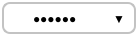
<?xml version="1.0" encoding="UTF-8"?>
<ui version="4.0">
 <class>EncryptedAreaPlugin</class>
 <widget class="QWidget" name="EncryptedAreaPlugin">
  <property name="geometry">
   <rect>
    <x>0</x>
    <y>0</y>
    <width>125</width>
    <height>36</height>
   </rect>
  </property>
  <property name="sizePolicy">
   <sizepolicy hsizetype="Preferred" vsizetype="Fixed">
    <horstretch>0</horstretch>
    <verstretch>0</verstretch>
   </sizepolicy>
  </property>
  <property name="minimumSize">
   <size>
    <width>0</width>
    <height>36</height>
   </size>
  </property>
  <property name="maximumSize">
   <size>
    <width>16777215</width>
    <height>36</height>
   </size>
  </property>
  <property name="windowTitle">
   <string>Form</string>
  </property>
  <property name="styleSheet">
   <string notr="true">QWidget#EncryptedAreaPlugin {
background-color: rgb(255, 255, 255);
border: 2px solid;
border-color: rgb(195, 195, 195);
border-radius: 8px;
margin: 2px;
padding: 2px;
}</string>
  </property>
  <property name="locale">
   <locale language="English" country="UnitedStates"/>
  </property>
  <layout class="QGridLayout" name="gridLayout">
   <item row="0" column="0">
    <widget class="QPushButton" name="iconPushButton">
     <property name="sizePolicy">
      <sizepolicy hsizetype="Fixed" vsizetype="Fixed">
       <horstretch>0</horstretch>
       <verstretch>0</verstretch>
      </sizepolicy>
     </property>
     <property name="minimumSize">
      <size>
       <width>16</width>
       <height>16</height>
      </size>
     </property>
     <property name="maximumSize">
      <size>
       <width>16</width>
       <height>16</height>
      </size>
     </property>
     <property name="styleSheet">
      <string notr="true">QPushButton#iconPushButton {
border: none;
}</string>
     </property>
     <property name="text">
      <string notr="true"/>
     </property>
     <property name="icon">
      <iconset theme="security-high">
       <normaloff/>
      </iconset>
     </property>
     <property name="flat">
      <bool>true</bool>
     </property>
    </widget>
   </item>
   <item row="0" column="1">
    <widget class="QLabel" name="circlesLabel">
     <property name="sizePolicy">
      <sizepolicy hsizetype="Fixed" vsizetype="Fixed">
       <horstretch>0</horstretch>
       <verstretch>0</verstretch>
      </sizepolicy>
     </property>
     <property name="minimumSize">
      <size>
       <width>72</width>
       <height>16</height>
      </size>
     </property>
     <property name="maximumSize">
      <size>
       <width>72</width>
       <height>16</height>
      </size>
     </property>
     <property name="text">
      <string notr="true">●●●●●●</string>
     </property>
     <property name="textInteractionFlags">
      <set>Qt::NoTextInteraction</set>
     </property>
    </widget>
   </item>
   <item row="0" column="2">
    <widget class="QToolButton" name="toolButton">
     <property name="minimumSize">
      <size>
       <width>16</width>
       <height>16</height>
      </size>
     </property>
     <property name="maximumSize">
      <size>
       <width>16</width>
       <height>16</height>
      </size>
     </property>
     <property name="text">
      <string notr="true">▼</string>
     </property>
     <property name="popupMode">
      <enum>QToolButton::InstantPopup</enum>
     </property>
     <property name="toolButtonStyle">
      <enum>Qt::ToolButtonTextOnly</enum>
     </property>
     <property name="autoRaise">
      <bool>true</bool>
     </property>
     <property name="arrowType">
      <enum>Qt::NoArrow</enum>
     </property>
    </widget>
   </item>
  </layout>
 </widget>
 <resources/>
 <connections/>
</ui>
